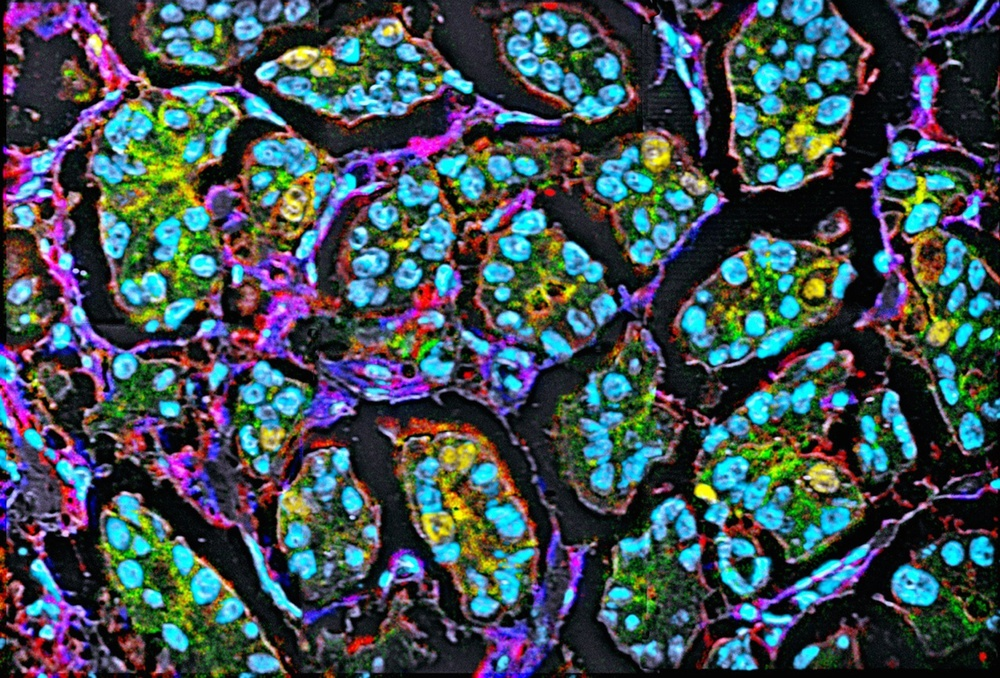
#> input picture Images/michael-angelo-breast-cancer-cells.jpg, 1000 x 678 px, shrunk from 1500 x 1017 before the run
$ python -i watershed_segmentation.py   (imports and definitions only)   (older library calls are emulated)
#> lines starting #> are read from the running program, lines starting #| are printed output that depends on the picture; after the words box and inside, x2 and y2 are one past the last pixel; in counts of white or black regions, pixels touching at a corner belong together
#> further down, picture is the input picture: shape (678, 1000, 3); mean B, G, R 84.4, 79.1, 64.1
import json
import random
from collections import Counter

import numpy as np
import cv2 as cv
import matplotlib.pyplot as plt
import matplotlib.patches as mpatches
import scipy.stats as stats
import seaborn as sns
import pandas as pd

'''
Author: Aswin Visva
Email: aavisva@uwaterloo.ca
'''


def random_color():
    return tuple([random.randint(0, 255), random.randint(0, 255), random.randint(0, 255)])


# [68 lines left out: functions label_image_watershed, plot_vessel_areas, not called in this run]


def oversegmentation_watershed(img,
                               show=False,
                               min_contour_area=0.1):
#> called with show = False, min_contour_area = 0.1
    if img.shape[2] == 3:
        imgray = cv.cvtColor(img, cv.COLOR_BGR2GRAY)
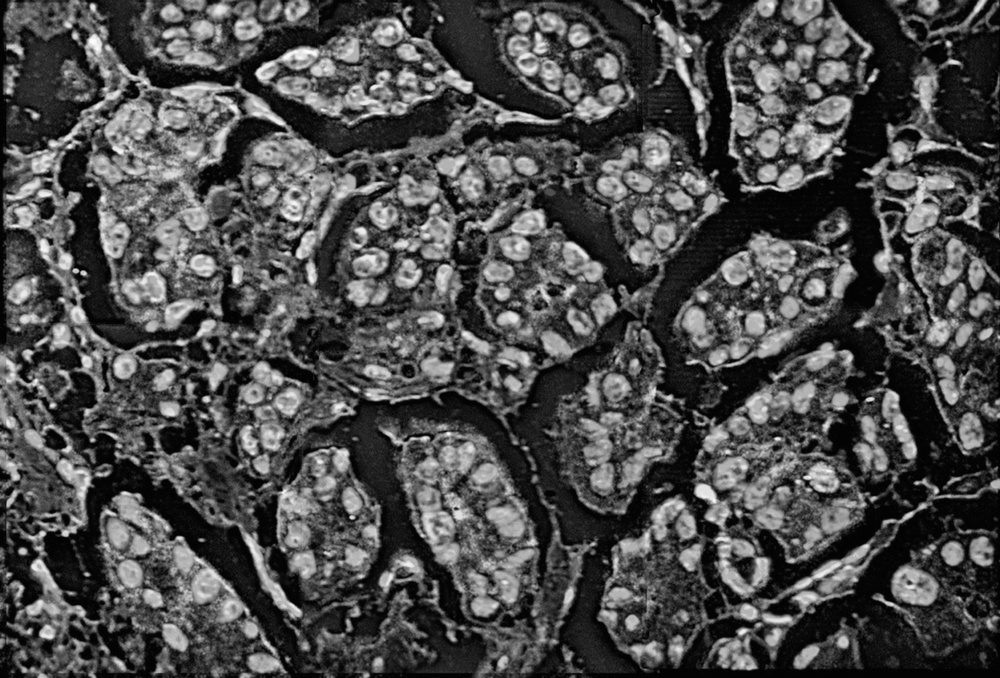
#> imgray: shape (678, 1000); min 0, max 254, mean 75.2
    else:
        imgray = img

    ret, thresh = cv.threshold(imgray, 15, 255, 0)
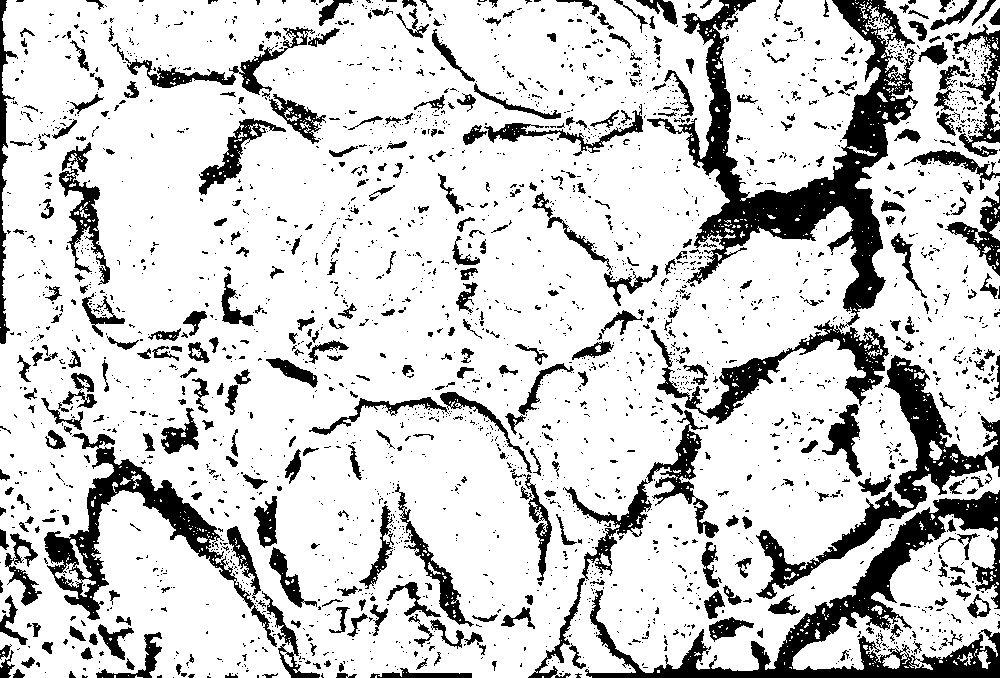
#> thresh: shape (678, 1000); 80.6% white; 2618 black regions (2170 under 20 px)

    if show:
        cv.imshow("Threshold Image", thresh)
        cv.waitKey(0)

    im2, contours, hierarchy = cv.findContours(thresh, cv.RETR_TREE, cv.CHAIN_APPROX_SIMPLE)
#> contours = 4274 contours, 3623 with area under 20; largest, box (x1, y1, x2, y2) and area: (0, 0, 1000, 678) 577382, (713, 0, 881, 201) 22755, (792, 514, 1000, 670) 14220, (43, 446, 238, 621) 8630, (656, 319, 890, 425) 5478

    images = []
    usable_contours = []

    for i, cnt in enumerate(contours):
        contour_area = cv.contourArea(cnt)
        x, y, w, h = cv.boundingRect(cnt)
        ROI = img[y:y + h, x:x + w]

        mean = hierarchy[0, i, 3]

        if contour_area < min_contour_area:
            if show:
                cv.imshow("Removed Vessel", ROI)
                cv.waitKey(0)
            continue

        # Remove contours which are not a part of the segmentation mask
        if mean != -1:
            if show:
                cv.imshow("Removed Vessel", ROI)
                cv.waitKey(0)
            continue

        images.append(ROI)
        usable_contours.append(cnt)
#> this loop made 4274 passes
#> (contour_area, x, y, w, h, mean) on passes 33, 36, 43: (153.5, 882, 654, 18, 15, -1), (43, 957, 652, 16, 14, -1), (99.5, 977, 650, 14, 19, -1)
#> after the loop, images = 196 items; usable_contours = 196 contours, 176 with area under 20; largest, box (x1, y1, x2, y2) and area: (0, 0, 1000, 678) 577382, (713, 0, 881, 201) 22755, (792, 514, 1000, 670) 14220, (882, 654, 900, 669) 154, (929, 440, 942, 460) 140

    if show:
        copy = img.copy()
        cv.imshow("Segmented Cells", cv.drawContours(copy, usable_contours, -1, (0, 255, 0), 3))
        cv.waitKey(0)
        del copy

    return images, usable_contours

>>> import cv2
>>> picture = cv2.imread('../Images/michael-angelo-breast-cancer-cells.jpg')
>>> result = oversegmentation_watershed(picture)
